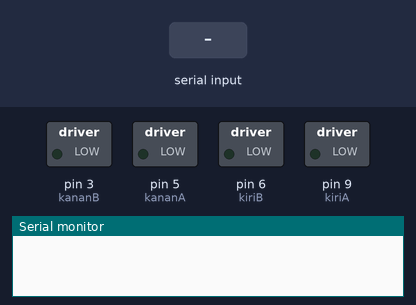
The sketch below on a simulated Arduino Uno, built with avr-gcc and run on an emulated ATmega328P. Parts: switched loads named in the sketch (green lamp = pin HIGH), the last lines printed to the serial monitor. Inputs (shaded band) come from the test bench.

Above: at 1.2 s.
1.3 s: "M" received over Serial
At 1.8 s:
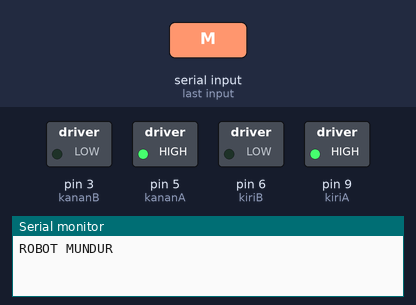
2.8 s: "K" received over Serial
At 4.0 s:
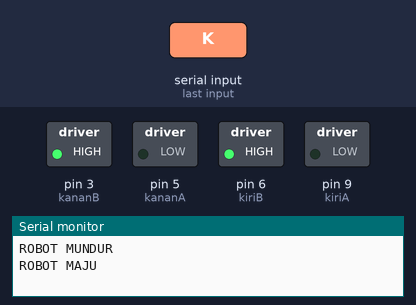
4.3 s: "Z" received over Serial
At 5.2 s:
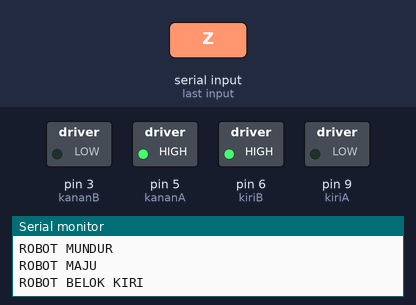
5.8 s: "A" received over Serial
At 6.4 s:
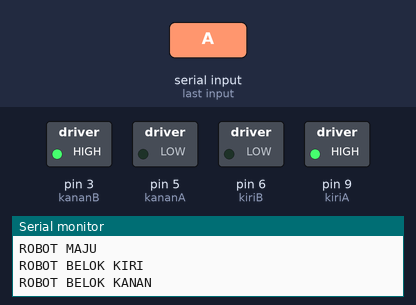
Timing chart, 0 to 8.3 s (numbered marks = the images above; inputs shaded):
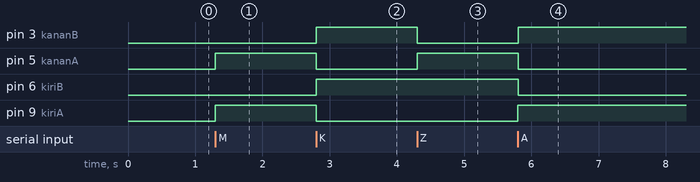

Measured:
- after the input at 1.3 s, pin 5 (kananA), pin 9 (kiriA): LOW → HIGH at once
- after the input at 2.8 s, pin 3 (kananB), pin 6 (kiriB): LOW → HIGH at once; pin 5 (kananA), pin 9 (kiriA): HIGH → LOW at once
- after the input at 4.3 s, pin 3 (kananB): HIGH → LOW at once; pin 5 (kananA): LOW → HIGH at once
- after the input at 5.8 s, pin 3 (kananB), pin 9 (kiriA): LOW → HIGH at once; pin 5 (kananA), pin 6 (kiriB): HIGH → LOW at once

The sketch:

robot_kontrol_pc.ino
```cpp
// ROBOT KONTROL KOMPUTER
// Definisi awal
int kiriA = 9;
int kiriB = 6;
int kananA = 5;
int kananB = 3;
void setup()
{
  Serial.begin(9600);
  pinMode(kiriA,OUTPUT);
  pinMode(kiriB,OUTPUT);
  pinMode(kananA,OUTPUT);
  pinMode(kananB,OUTPUT);
}
void loop()
{
  if(Serial.available()>0)
  {
    byte dataku=Serial.read();
    if (dataku=='M')
    {
      digitalWrite(kiriA,HIGH);
      digitalWrite(kiriB,LOW);
      digitalWrite(kananA,HIGH);
      digitalWrite(kananB,LOW);
      Serial.println("ROBOT MUNDUR");
    }
    else if (dataku=='K')
    {
      digitalWrite(kiriA,LOW);
      digitalWrite(kiriB,HIGH);
      digitalWrite(kananA,LOW);
      digitalWrite(kananB,HIGH);
      Serial.println("ROBOT MAJU");
    }
    else if (dataku=='Z')
    {
      digitalWrite(kiriA,LOW);
      digitalWrite(kiriB,HIGH);
      digitalWrite(kananA,HIGH);
      digitalWrite(kananB,LOW);
      Serial.println("ROBOT BELOK KIRI");
    }
    else if (dataku=='A')
    {
      digitalWrite(kiriA,HIGH);
      digitalWrite(kiriB,LOW);
      digitalWrite(kananA,LOW);
      digitalWrite(kananB,HIGH);
      Serial.println("ROBOT BELOK KANAN");
    }
    else
    {
      digitalWrite(kiriA,LOW);
      digitalWrite(kiriB,LOW);
      digitalWrite(kananA,LOW);
      digitalWrite(kananB,LOW);
      Serial.println("ROBOT DIAM");
    }
  }
}
```
